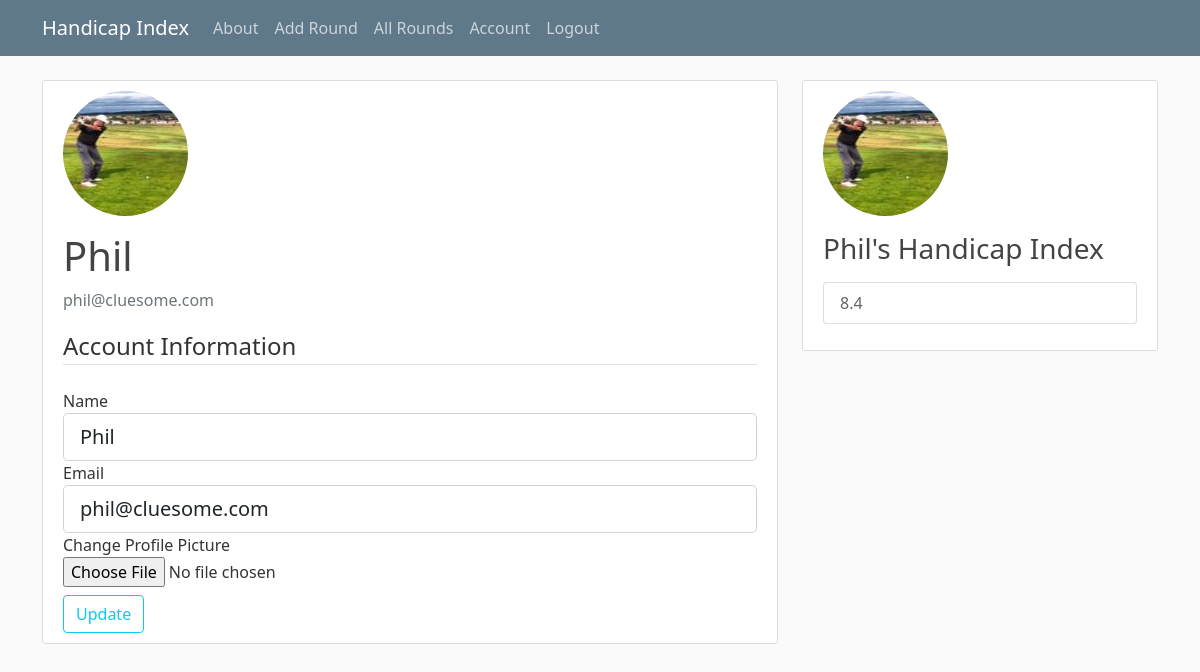
The page /account (signed in) on the database its author committed.
### handicap/models.py (models this page shows, shortened)
class User(db.Model, UserMixin):
    id: Mapped[int] = mapped_column(primary_key=True)
    name: Mapped[Optional[str]] = mapped_column(String(40))
    email: Mapped[str] = mapped_column(unique=True)
    image_file: Mapped[str] = mapped_column(String(20), default='default.jpg')
    password: Mapped[int] = mapped_column(String(60))   # Will be 60 characetr hash values
    handicap_index: Mapped[Optional[float]]
    low_handicap_index: Mapped[Optional[float]]
    low_handicap_index_date: Mapped[Optional[date]]
    scores: Mapped[List['Score']] = relationship(back_populates='shot_by', cascade='all, delete-orphan')
    indexes: Mapped[List['IndexHistory']] = relationship(back_populates='player', cascade='all, delete-orphan')
    nine_hole_scores: Mapped[List['NineHoleScore']] = relationship(back_populates='shot_by', cascade='all, delete-orphan')

### handicap/users/routes.py (the view)
@users.route('/account', methods=['GET', 'POST'])
@login_required
def account():
    form = AccountForm()
    if form.validate_on_submit():
        if form.picture.data:
            picture_file = save_picture(form.picture.data)
            current_user.image_file = picture_file
        current_user.name = form.name.data
        current_user.email = form.email.data
        db.session.commit()
        flash('Your account has been updated.', 'success')
        return redirect(url_for('users.account'))
    elif request.method == 'GET':
        form.name.data = current_user.name
        form.email.data = current_user.email
    current_user.handicap_index = ScoringRecord(current_user.id).handicapIndex()
    image_file = url_for('static', filename='profile_pics/' + current_user.image_file)
    return render_template('account.html', title='Account', player=current_user.name, hi=current_user.handicap_index, image_file=image_file, form=form)

### handicap/users/forms.py (shortened to what this page needs)
class AccountForm(FlaskForm):
    name = StringField('Name', validators=[Optional(), Length(min=0, max=50)])
    email = StringField('Email',
                        validators=[DataRequired(), Email(check_deliverability=True)])
    picture = FileField('Change Profile Picture', validators=[FileAllowed(['jpg', 'png'])])
    submit = SubmitField('Update')

### handicap/models.py (called while the page is built)
@login_manager.user_loader
def load_user(user_id):
    return User.query.get(int(user_id))

### handicap/templates/account.html (shortened to what this page needs)
{% extends "layout.html" %}
{% block content %}
    <div class="content-section">
        <div class="media">
            <img class="rounded-circle account-img" src="{{ image_file }}">
            <div class="media-body">
                {% if current_user.name %}
                    <h2 class="account-heading">{{ current_user.name }}</h2>
                {% endif %}
                <p class="text-secondary">{{ current_user.email }}</p>
            </div>
        </div>
        <form method="POST" action="" enctype="multipart/form-data">
            <fieldset class="form-group">
                <legend class="border-bottom mb-4">Account Information</legend>
                <div class="form-group">
                    {{ form.name.label(class="form-control-label") }}
                    {% if form.name.errors %}
                    {{ form.name(class="form-control form-control-lg is-invalid") }}
                    <div class="invalid-feedback">
                        {% for error in form.name.errors %}
                            <span>{{ error }}</span>
                        {% endfor %}
                    </div>
                    {% else %}
                        {{ form.name(class="form-control form-control-lg") }}
                    {% endif %}
                </div>
                <div class="form-group">
                    {{ form.email.label(class="form-control-label") }}
                    {% if form.email.errors %}
                    {{ form.email(class="form-control form-control-lg is-invalid") }}
                    <div class="invalid-feedback">
                        {% for error in form.email.errors %}
                            <span>{{ error }}</span>
                        {% endfor %}
                    </div>
                    {% else %}
                        {{ form.email(class="form-control form-control-lg") }}
                    {% endif %}
                </div>
                <div class="form-group">
                    {{ form.picture.label(class="form-control-label") }}<br>
                    {{ form.picture(class="form-control-file") }}
                </div>
        </fieldset>
            <div class="form-group pt-2">
                {{ form.submit(class="btn btn-outline-info") }}
            </div>
        </form>
    </div>
{% endblock content %}

### handicap/templates/layout.html (shortened to what this page needs)
<!DOCTYPE html>
<html>
    <head>
      <link rel="stylesheet" href="https://cdn.jsdelivr.net/npm/bootstrap@5.0.2/dist/css/bootstrap.min.css">
      <link rel="stylesheet" type="text/css" href="{{ url_for('static', filename='main.css') }}">
    </head>
    <body>
        <header class="site-header">
            <nav class="navbar navbar-expand-md navbar-dark bg-steel fixed-top">
              <div class="container">
                <a class="navbar-brand mr-4" href="{{ url_for('main.home') }}">Handicap Index</a>
                <div class="collapse navbar-collapse" id="navbarToggle">
                  <div class="navbar-nav mr-auto">
                    <a class="nav-item nav-link" href="{{ url_for('main.about') }}">About</a>
                  </div>
                  <div class="navbar-nav">
                    {% if current_user.is_authenticated %}
                    <a class="nav-item nav-link" href="{{ url_for('scores.new_score') }}">Add Round</a>
                    <a class="nav-item nav-link" href="{{ url_for('scores.all_scores') }}">All Rounds</a>
                    <a class="nav-item nav-link" href="{{ url_for('users.account') }}">Account</a>
                    <a class="nav-item nav-link" href="{{ url_for('users.logout') }}">Logout</a>
                    {% else %}
                      <a class="nav-item nav-link" href="{{ url_for('users.login') }}">Login</a>
                      <a class="nav-item nav-link" href="{{ url_for('users.register') }}">Register</a>
                    {% endif %}
                  </div>
                </div>
              </div>
            </nav>
        </header>
        <main role="main" class="container">
            <div class="row">
              <div class="col-md-8">
                {% block content %}{% endblock %}
              </div>
              <div class="col-md-4">
                {% if current_user.is_authenticated %}
                  <div class="content-section">
                    {% if current_user.is_active %}
                      <img class="rounded-circle account-img" src="{{ url_for('static', filename='profile_pics/' + current_user.image_file) }}">
                      <h3>{{ player }}'s Handicap Index</h3>
                    {% endif %}
                    <p class='text-muted'>
                      <ul class="list-group">
                        <li class="list-group-item list-group-item-light">{{ hi }}</li>
                      </ul>
                    </p>
                  </div>
                {% endif %}
              </div>
            </div>
        </main>
    </body>
</html>

### handicap/static/main.css (style rules this page uses)
body { background: #fafafa; color: #333333; margin-top: 5rem; }
h1, h2, h3, h4, h5, h6 { color: #444444; }
.bg-steel { background-color: #5f788a; }
.site-header .navbar-nav .nav-link { color: #cbd5db; }
.content-section { background: #ffffff; padding: 10px 20px; border: 1px solid #dddddd; border-radius: 3px; margin-bottom: 20px; }
.account-img { height: 125px; width: 125px; margin-right: 20px; margin-bottom: 16px; }
.account-heading { font-size: 2.5rem; }

### rows shown on the page
User: name "Phil", email "phil@cluesome.com", image_file (picture), handicap_index "8.4"
